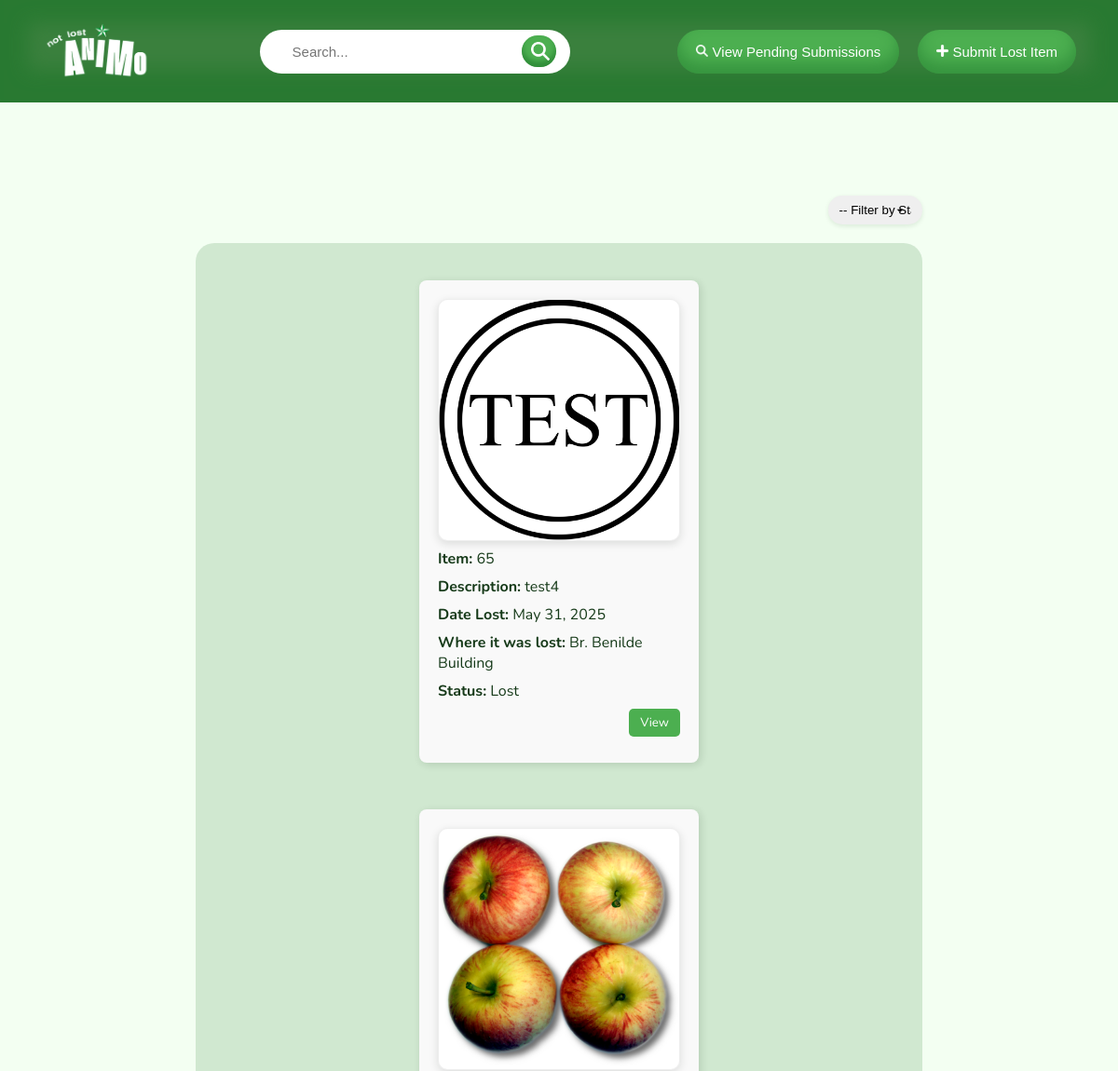
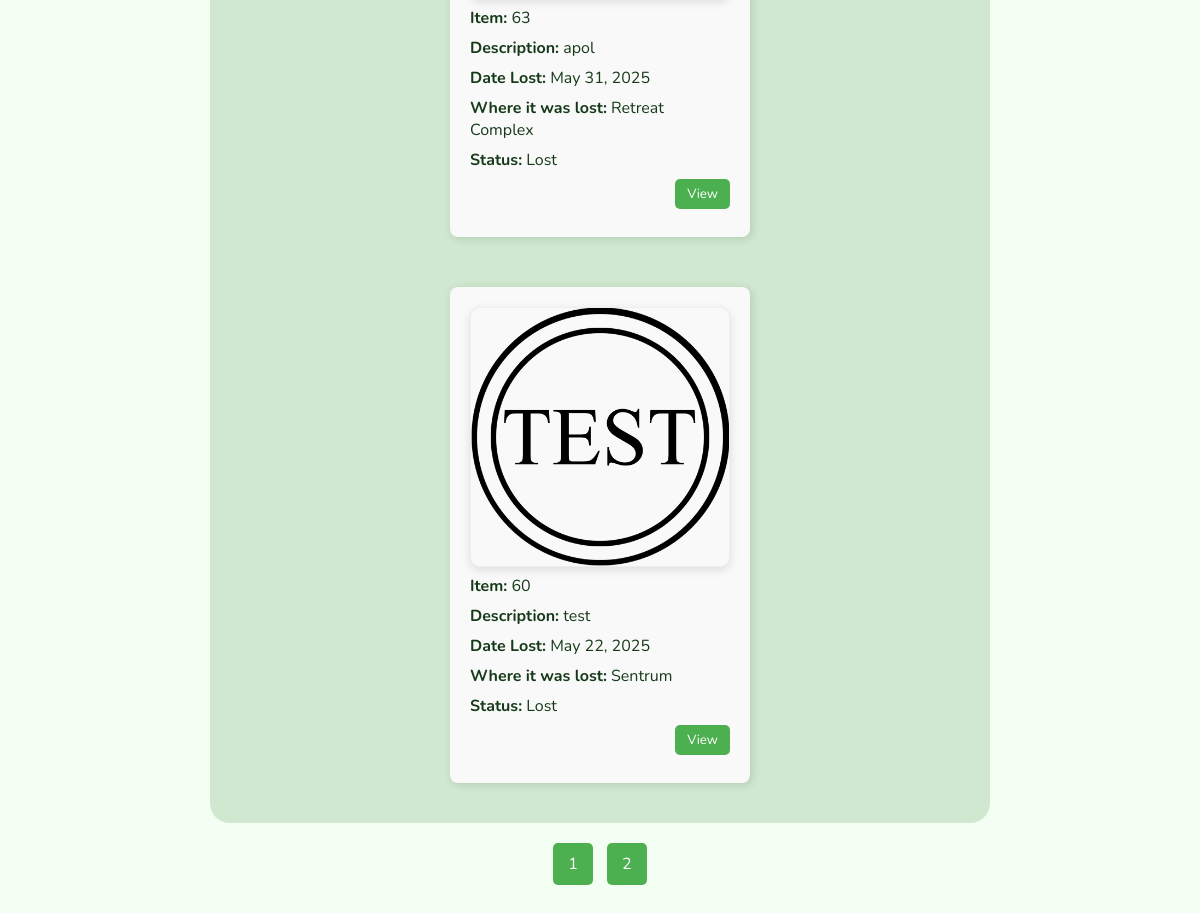
Page /public/user-staff/staff-item-main.php on the committed database (2 pictures, top to bottom).
### tables this page shows
CREATE TABLE `item_submission` (
  `item_index` int(11) NOT NULL,
  `user_submit_index` int(11) NOT NULL COMMENT 'The person who submitted the lost item',
  `image_path` varchar(255) DEFAULT NULL COMMENT 'Path to uploaded image',
  `item_name` varchar(100) NOT NULL COMMENT 'Name or title of the item',
  `description` text DEFAULT NULL COMMENT 'Description of the item',
  `lost_location` varchar(100) NOT NULL COMMENT 'Where the item was lost (e.g., library, building)',
  `lost_date` date NOT NULL COMMENT 'When the item was lost',
  `user_retrieve_index` int(11) NOT NULL,
  `retrieval_date` date DEFAULT NULL,
  `status` varchar(20) NOT NULL COMMENT 'Status of the item, e.g., Lost or Found',
  `approved` tinyint(1) DEFAULT 0
);

### public/user-staff/staff-item-main.php (the view, shortened to what this page needs)
<?php require("../include/conn.php"); ?>
<!DOCTYPE html>
<html lang="en">
<head>
    <link rel="stylesheet" href="../css/base.css?v=<?= time() ?>">
    <link rel="stylesheet" href="../css/staff-main.css?v=<?= time() ?>">
</head>
<body>
    <header>
        <img src="../media/logo.png" alt="notlostanimo-logo" class="logo-img">
        <form action="" method="get" name="formadd" enctype="multipart/form-data" novalidate>
            <div class="search-wrapper">
                <input type="search" id="txtsearch" name="q" placeholder="Search..."
                value="<?= isset($_GET['q']) ? htmlspecialchars($_GET['q']) : '' ?>">
                    <button type="submit"><img src="../media/search.png"></button>
            </div>
        </form>
            <div class="header-container">
                <button type="button" class="add-button" onclick="window.location.href='staff-pending-item-main.php'"><img src="../media/search.png"> View Pending Submissions</button>
                <button type="button" class="add-button" onclick="window.location.href='staff-add-item.php'"><img src="../media/add.png"> Submit Lost Item</button>
            </div>
    </header>
<div class="content">
    <form action="" method="get" name="filterForm" enctype="multipart/form-data" class="filter" novalidate>
            <select name="status_filter" onchange="this.form.submit()">
                <option value="">-- Filter by Status --</option>
            </select>
    </form>
<div class="records-container">
        <?php
            $itemsPerPage = 25;
            $currentPage = isset($_GET['page']) ? (int)$_GET['page'] : 1;
            $offset = ($currentPage - 1) * $itemsPerPage;
            $sql = "SELECT * FROM item_submission WHERE approved = 1 AND status IN ('Lost', 'Returned')";
            $params = [];
            $types = "";
            $sql .= " ORDER BY item_index DESC LIMIT ?, ?";
            $params[] = $offset;
            $params[] = $itemsPerPage;
            $types .= "ii";
            $stmt = $conn->prepare($sql);
            if (!empty($params)) {
                $stmt->bind_param($types, ...$params);
            }
            $stmt->execute();
            $result = $stmt->get_result();
            if ($result->num_rows > 0):
                while ($row = $result->fetch_assoc()):
                    $vitemindex = htmlspecialchars($row['item_index']);
                        $fullDescription = htmlspecialchars($row['description']);
                        $vdescription = mb_strimwidth($fullDescription, 0, 100, '...');
                        $rawDate = $row['lost_date'];
                        $vlostdate = date("F j, Y", strtotime($rawDate));
                    $vimagepath = htmlspecialchars($row['image_path']);
                    $vlostlocation = htmlspecialchars($row['lost_location']);
                    $vstatus = htmlspecialchars($row['status']);
        ?>
        <div class="record-panel">
            <div class="img-container">
            <?php
                $imageFullPath = '../media/' . $vimagepath;
                if (!empty($vimagepath) && file_exists($imageFullPath)) {
                    echo "<img src='{$imageFullPath}' alt='Item Image' class='item-image'>";
                } else {
                    echo "<p><em>No image available</em></p>";
                }
            ?>
            </div>
            <div><strong>Item:</strong> <?= $vitemindex ?></div>
            <div><strong>Description:</strong> <?= $vdescription ?></div>
            <div><strong>Date Lost:</strong> <?= $vlostdate ?></div>
            <div><strong>Where it was lost:</strong> <?= $vlostlocation ?></div>
            <div><strong>Status:</strong> <?= $vstatus ?></div>
            <div class="record-buttons">
                <button class="btn" onclick="window.location.href='staff-item-view.php?vid=<?= $vitemindex ?>'">View</button>
            </div>
        </div>
        <?php endwhile; else: ?>
        <p>No items found.</p>
    <?php endif; ?>
    </div>
<?php
$totalSql = "SELECT COUNT(*) AS total FROM item_submission WHERE 1=1";
$totalStmt = $conn->prepare($totalSql);
$totalStmt->execute();
$totalResult = $totalStmt->get_result();
$totalRow = $totalResult->fetch_assoc();
$totalItems = $totalRow['total'];
$totalPages = ceil($totalItems / $itemsPerPage);
if ($totalPages > 1) {
    echo '<div class="pagination">';
    for ($i = 1; $i <= $totalPages; $i++) {
        echo "<a href='?page=$i" . (isset($_GET['q']) ? '&q=' . urlencode($_GET['q']) : '') . (isset($_GET['status_filter']) ? '&status_filter=' . urlencode($_GET['status_filter']) : '') . "'>$i</a> ";
    }
    echo '</div>';
}
?>
</div>
</body>
</html>

### public/css/base.css (style rules this page uses)
* { margin: 0; padding: 0; box-sizing: border-box; }
body { font-family: 'Nunito', sans-serif; background-color: #f3fff2; }

### public/css/staff-main.css (style rules this page uses)
header { background-color: #3b813e; box-shadow: inset 0px -5px 20px 30px rgba(27, 115, 40, 0.552); color: white; display: flex; justify-content: space-between; align-items: center; padding: 25px 45px; position: relative; gap:50px; }
.header-container { display: flex; align-items: center; gap: 20px; }
.add-button { font-size: 15px; padding: 15px 20px 15px 20px; border: none; background-color: #4CAF50; box-shadow: inset 0px -10px 15px 1px rgba(27, 115, 40, 0.444); color: white; cursor: pointer; border-radius: 25px; transition: ease 0.3s; }
header img { width: 13px; height: 13px; }
.logo-img { height: 60px; width: auto; }
form { width: 30%; }
.search-wrapper { gap:20px; position: relative; width: 100%; }
.search-wrapper input[type="search"] { display: flex; justify-content: space-between; width: 100%; padding: 15px 35px 15px 35px; border-radius: 25px; font-size: 15px; border: none; }
.search-wrapper button { padding: 7px 7px 7px 10px; display: flex; background-color: #4CAF50; box-shadow: inset 0px -5px 5px 1px rgba(27, 115, 40, 0.552); position: absolute; right: 15px; top: 50%; transition: ease 0.3s; transform: translateY(-50%); border: none; border-radius: 20px; cursor: pointer; font-size: 18px; }
.search-wrapper img { width: 20px; height: 20px; }
.content { display: flex; flex-direction: column; align-items: center; margin: 100px auto; }
.filter { margin-bottom: 20px; width: 65%; display: flex; justify-content: flex-end; }
.filter select { width: 13%; appearance: none; background-repeat: no-repeat; background-position: right 16px center; background-size: 16px 16px; padding: 8px 12px; border: none; border-radius: 15px; box-shadow: rgba(21, 61, 23, 0.1) 0px 2px 5px; }
.records-container { justify-content: center; padding: 40px 150px 40px 150px; position: relative; width: 65%; display: flex; flex-wrap: wrap; gap: 50px; background-color: #5b9a5f3b; border-radius: 20px; }
.record-panel { color: #163a19; border-radius: 8px; padding: 20px; width: 300px; display: flex; flex-direction: column; background-color: #f9f9f9; box-shadow: 2px 2px 8px rgba(11, 40, 14, 0.138); }
.record-panel div { margin-bottom: 8px; }
.img-container { display: flex; align-items: center; justify-content: center; width: 100%; height: auto; border-radius: 10px; box-shadow: 0 3px 10px rgba(30, 36, 31, 0.133); border: #cccccc42 1px solid; }
.img-container img { width: 100%; height: 100%; border-radius: 10px; }
.record-buttons { width: 100%; display: flex; justify-content: flex-end; margin-top: auto; margin-bottom: 10px; }
.btn { font-family: 'Nunito', sans-serif; padding: 6px 12px; border: none; background-color: #4CAF50; color: white; cursor: pointer; border-radius: 5px; transition: ease 0.3s; }
.pagination { text-align: center; margin-top: 20px; }
.pagination a { display: inline-block; padding: 10px 15px; margin: 0 5px; text-decoration: none; color: white; background-color: #4CAF50; border-radius: 5px; font-size: 16px; transition: background-color 0.3s ease, color 0.3s ease; }

### rows in the picture
item_submission: image_path (picture), item_index "65", description "test4", lost_date "May 31, 2025", lost_location "Br. Benilde Building", status "Lost"
item_submission: image_path (picture), item_index "63", description "apol", lost_date "May 31, 2025", lost_location "Retreat Complex", status "Lost"
item_submission: image_path (picture), item_index "60", description "test", lost_date "May 22, 2025", lost_location "Sentrum", status "Lost"
